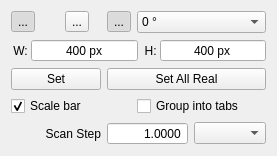
            <widget class="QWidget" name="RealWindowTab">
             <attribute name="title">
              <string>Real-space</string>
             </attribute>
             <layout class="QGridLayout" name="RealWindowGrid" columnstretch="1,1,1,1,1,1">
              <item row="0" column="0">
               <widget class="QToolButton" name="ShowRealAxes">
                <property name="text">
                 <string>...</string>
                </property>
                <property name="icon">
                 <iconset>
                  <normaloff>icons/axes.png</normaloff>icons/axes.png</iconset>
                </property>
                <property name="checkable">
                 <bool>true</bool>
                </property>
                <property name="checked">
                 <bool>true</bool>
                </property>
               </widget>
              </item>
              <item row="0" column="1">
               <widget class="QToolButton" name="RvsXReal">
                <property name="text">
                 <string>...</string>
                </property>
                <property name="icon">
                 <iconset>
                  <normaloff>icons/axis-x.png</normaloff>icons/axis-x.png</iconset>
                </property>
                <property name="checkable">
                 <bool>true</bool>
                </property>
                <property name="checked">
                 <bool>false</bool>
                </property>
               </widget>
              </item>
              <item row="0" column="2">
               <widget class="QToolButton" name="RvsYReal">
                <property name="text">
                 <string>...</string>
                </property>
                <property name="icon">
                 <iconset>
                  <normaloff>icons/axis-y.png</normaloff>icons/axis-y.png</iconset>
                </property>
                <property name="checkable">
                 <bool>true</bool>
                </property>
                <property name="checked">
                 <bool>true</bool>
                </property>
               </widget>
              </item>
              <item row="0" column="3" colspan="3">
               <widget class="QComboBox" name="RotReal">
                <item>
                 <property name="text">
                  <string>0 °</string>
                 </property>
                </item>
                <item>
                 <property name="text">
                  <string>90 °</string>
                 </property>
                </item>
                <item>
                 <property name="text">
                  <string>180 °</string>
                 </property>
                </item>
                <item>
                 <property name="text">
                  <string>-90 °</string>
                 </property>
                </item>
               </widget>
              </item>
              <item row="1" column="0" colspan="6">
               <layout class="QHBoxLayout" name="RealSpaceWindowGGrid">
                <property name="spacing">
                 <number>0</number>
                </property>
                <item>
                 <widget class="QLabel" name="WdwWRealLabel">
                  <property name="maximumSize">
                   <size>
                    <width>20</width>
                    <height>16777215</height>
                   </size>
                  </property>
                  <property name="text">
                   <string>W: </string>
                  </property>
                  <property name="alignment">
                   <set>Qt::AlignRight|Qt::AlignTrailing|Qt::AlignVCenter</set>
                  </property>
                  <property name="buddy">
                   <cstring>WdwWReal</cstring>
                  </property>
                 </widget>
                </item>
                <item>
                 <widget class="QSpinBox" name="WdwWReal">
                  <property name="alignment">
                   <set>Qt::AlignCenter</set>
                  </property>
                  <property name="buttonSymbols">
                   <enum>QAbstractSpinBox::NoButtons</enum>
                  </property>
                  <property name="suffix">
                   <string> px</string>
                  </property>
                  <property name="minimum">
                   <number>1</number>
                  </property>
                  <property name="maximum">
                   <number>10000</number>
                  </property>
                  <property name="value">
                   <number>400</number>
                  </property>
                 </widget>
                </item>
                <item>
                 <widget class="QLabel" name="WdwHRealLabel">
                  <property name="maximumSize">
                   <size>
                    <width>22</width>
                    <height>16777215</height>
                   </size>
                  </property>
                  <property name="text">
                   <string> H: </string>
                  </property>
                  <property name="alignment">
                   <set>Qt::AlignRight|Qt::AlignTrailing|Qt::AlignVCenter</set>
                  </property>
                  <property name="buddy">
                   <cstring>WdwHReal</cstring>
                  </property>
                 </widget>
                </item>
                <item>
                 <widget class="QSpinBox" name="WdwHReal">
                  <property name="alignment">
                   <set>Qt::AlignCenter</set>
                  </property>
                  <property name="buttonSymbols">
                   <enum>QAbstractSpinBox::NoButtons</enum>
                  </property>
                  <property name="suffix">
                   <string> px</string>
                  </property>
                  <property name="minimum">
                   <number>1</number>
                  </property>
                  <property name="maximum">
                   <number>10000</number>
                  </property>
                  <property name="value">
                   <number>400</number>
                  </property>
                 </widget>
                </item>
               </layout>
              </item>
              <item row="2" column="0" colspan="2">
               <widget class="QPushButton" name="WdwSetReal">
                <property name="minimumSize">
                 <size>
                  <width>23</width>
                  <height>0</height>
                 </size>
                </property>
                <property name="text">
                 <string>Set</string>
                </property>
               </widget>
              </item>
              <item row="2" column="2" colspan="4">
               <widget class="QPushButton" name="WdwSetAllReal">
                <property name="text">
                 <string>Set All Real</string>
                </property>
               </widget>
              </item>
              <item row="3" column="0" colspan="3">
               <widget class="QCheckBox" name="ScaleBarReal">
                <property name="toolTip">
                 <string>Scale bar on the real-space windows, from the Scan Step below; pixels when the step is not set</string>
                </property>
                <property name="text">
                 <string>Scale bar</string>
                </property>
                <property name="checked">
                 <bool>true</bool>
                </property>
               </widget>
              </item>
              <item row="3" column="3" colspan="3">
               <widget class="QCheckBox" name="GroupReal">
                <property name="toolTip">
                 <string>Collect the real-space images into one window with a tab each (untick to float them again). Drag a tab out of the bar, or double-click it, to float that image on its own; closing it returns it to the tabs.</string>
                </property>
                <property name="text">
                 <string>Group into tabs</string>
                </property>
               </widget>
              </item>
              <item row="4" column="0" colspan="2">
               <widget class="QLabel" name="RsStepLabel">
                <property name="minimumSize">
                 <size>
                  <width>90</width>
                  <height>0</height>
                 </size>
                </property>
                <property name="text">
                 <string>Scan Step</string>
                </property>
                <property name="alignment">
                 <set>Qt::AlignRight|Qt::AlignTrailing|Qt::AlignVCenter</set>
                </property>
                <property name="buddy">
                 <cstring>RsStep</cstring>
                </property>
               </widget>
              </item>
              <item row="4" column="2" colspan="2">
               <widget class="QDoubleSpinBox" name="RsStep">
                <property name="toolTip">
                 <string>Distance between neighbouring probe positions of the loaded data (the file's step times the import sampling); used for export</string>
                </property>
                <property name="alignment">
                 <set>Qt::AlignRight|Qt::AlignTrailing|Qt::AlignVCenter</set>
                </property>
                <property name="buttonSymbols">
                 <enum>QAbstractSpinBox::NoButtons</enum>
                </property>
                <property name="decimals">
                 <number>4</number>
                </property>
                <property name="minimum">
                 <double>0.000100000000000</double>
                </property>
                <property name="maximum">
                 <double>1000000.000000000000000</double>
                </property>
                <property name="value">
                 <double>1.000000000000000</double>
                </property>
               </widget>
              </item>
              <item row="4" column="4" colspan="2">
               <widget class="QComboBox" name="RsUnits"/>
              </item>
             </layout>
            </widget>
